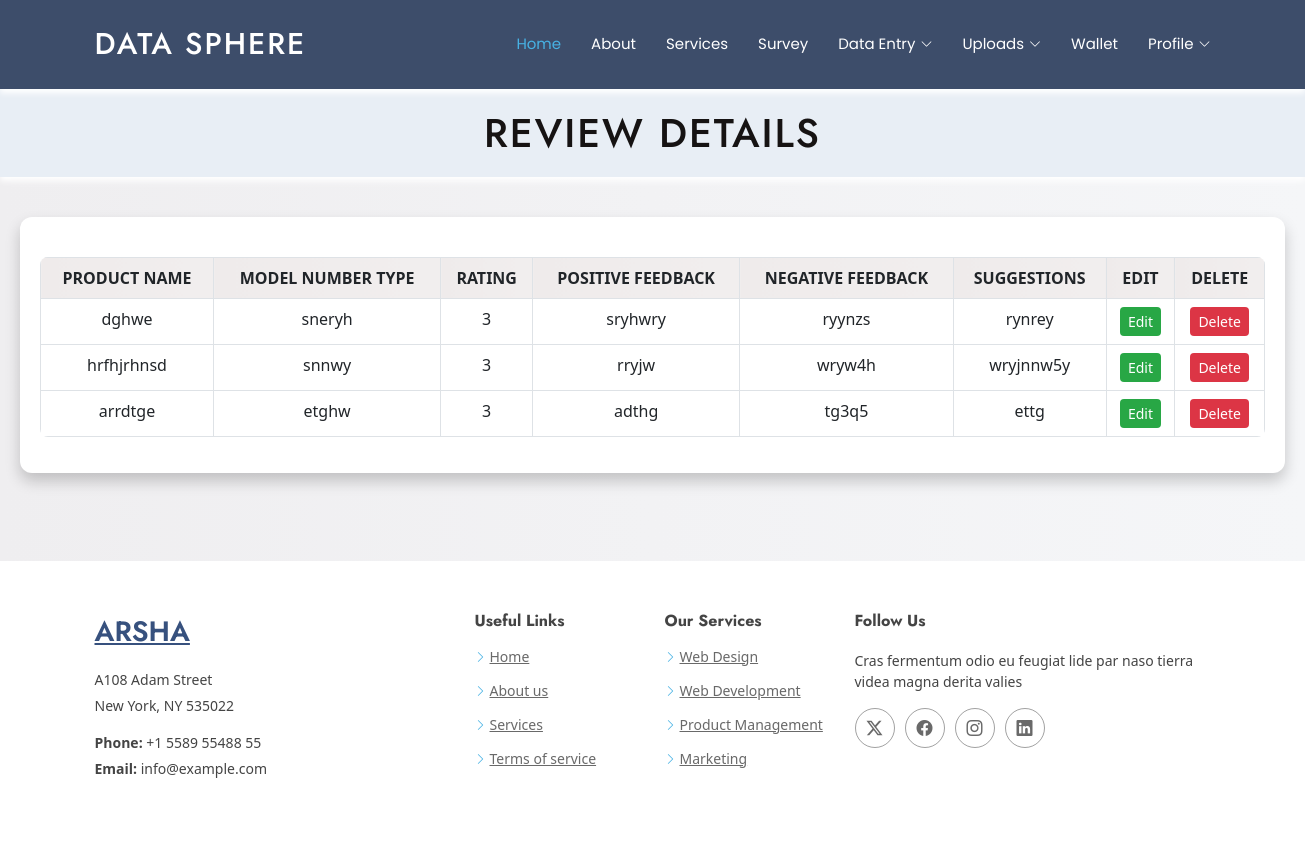
/user_review_view/ (signed in), run on the app's committed database.
### Dataapp/models.py (models this page shows, shortened)
class ProductReview(models.Model):
    product_name = models.CharField(max_length=100)
    model_number = models.CharField(max_length=100, null=True, blank=True)
    rating = models.IntegerField(choices=[(i, i) for i in range(1, 5)])
    positive_feedback = models.TextField(blank=True, null=True)
    negative_feedback = models.TextField(blank=True, null=True)
    suggestions = models.TextField(blank=True,null=True)
    login=models.ForeignKey(User, on_delete=models.CASCADE)
    login2=models.ForeignKey(UploadedFile, on_delete=models.CASCADE)

### Dataapp/views.py (the view)
# urls.py: path('user_review_view/',views.user_review_view,name='user_review_view'),
def user_review_view(request):
    log=request.session['user_id']
    var=get_object_or_404(User,login_id=log)
    users=ProductReview.objects.filter(login_id=var)
    return render(request,'user/user_review_view.html',{'users':users})

### Dataapp/templates/user/user_review_view.html (shortened to what this page needs)
{% extends "user/user_header.html" %}
{% load static %}
{% block content %}
{% load static %}
<!DOCTYPE html>
<html lang="en">
<head>
    <link href="https://cdn.jsdelivr.net/npm/bootstrap@5.3.0/dist/css/bootstrap.min.css" rel="stylesheet">
</head>
<body>
    <header>
        <h1>Review Details</h1>
    </header>
    <main>
        <div class="table-container">
            <table class="table table-bordered table-hover">
                <thead>
                    <tr>
                        <th>Product Name</th>
                        <th>Model Number Type</th>
                        <th>Rating</th>
                        <th>Positive Feedback</th>
                        <th>Negative Feedback</th>
                        <th>Suggestions</th>
                        <th>Edit</th>
                        <th>Delete</th>
                    </tr>
                </thead>
                <tbody>
                    {% for user in users %}
                    <tr>
                        <td>{{ user.product_name }}</td>
                        <td>{{ user.model_number }}</td>
                        <td>{{ user.rating }}</td>
                        <td>{{ user.positive_feedback }}</td>
                        <td>{{ user.negative_feedback }}</td>
                        <td>{{ user.suggestions }}</td>
                        <td><a href="{% url 'review_edit' user.id %}" class="btn btn-success btn-sm">Edit</a></td>
                        <td><a href="{% url 'review_del' user.id %}" class="btn btn-danger btn-sm">Delete</a></td>
                    </tr>
                    {% endfor %}
                </tbody>
            </table>
        </div>
    </main>
</body>
</html>
{% endblock %}

### Dataapp/static/user/assets/css/main.css (style rules this page uses)
:root { --default-font: "Open Sans", system-ui, -apple-system, "Segoe UI", Roboto, "Helvetica Neue", Arial, "Noto Sans", "Liberation Sans", sans-serif, "Apple Color Emoji", "Segoe UI Emoji", "Segoe UI Symbol", "Noto Color Emoji"; --heading-font: "Jost", sans-serif; --nav-font: "Poppins", sans-serif; }
:root { --background-color: #ffffff; --default-color: #444444; --heading-color: #37517e; --accent-color: #47b2e4; --surface-color: #ffffff; --contrast-color: #ffffff; }
:root { --nav-color: #ffffff; --nav-hover-color: #47b2e4; --nav-mobile-background-color: #ffffff; --nav-dropdown-background-color: #ffffff; --nav-dropdown-color: #444444; --nav-dropdown-hover-color: #47b2e4; }
:root { scroll-behavior: smooth; }
body { color: var(--default-color); background-color: var(--background-color); font-family: var(--default-font); }
a { color: var(--accent-color); text-decoration: none; transition: 0.3s; }
h1, h2, h3, h4, h5, h6 { color: var(--heading-color); font-family: var(--heading-font); }

### Dataapp/templates/user/user_review_view.html (style rules this page uses)
body { font-family: 'Segoe UI', Tahoma, Geneva, Verdana, sans-serif; margin: 0; padding: 0; background: linear-gradient(to right, #efeef0, #f5f6f8); color: #343a40; }
header { background-color: #e8eef5; color: rgb(22, 19, 19); padding: 20px; text-align: center; box-shadow: 0 4px 6px rgb(255, 255, 255); }
header h1 { margin: 0; font-size: 2.5rem; text-transform: uppercase; letter-spacing: 2px; }
main { padding: 20px; }
.table-container { margin: 20px auto; padding: 20px; background: white; border-radius: 12px; box-shadow: 0 8px 15px rgba(0, 0, 0, 0.2); }
table { width: 100%; border-collapse: collapse; margin: 20px 0; background-color: white; border-radius: 8px; overflow: hidden; }
table th, table td { padding: 15px; text-align: center; font-size: 1rem; color: white; }
table th { background: linear-gradient(to right, #efebeb, #f1eeee); color: white; font-weight: bold; text-transform: uppercase; }
table tr:nth-child(even) { background-color: #f9f9f9; }
table td a { color: white; font-weight: bold; text-decoration: none; padding: 8px 16px; border-radius: 4px; transition: all 0.3s ease; }
table td a.btn-success { background-color: #28a745; border: none; }
table td a.btn-danger { background-color: #dc3545; border: none; }

### data on the page
ProductReview: product_name "dghwe", model_number "sneryh", rating "3", positive_feedback "sryhwry", negative_feedback "ryynzs", suggestions "rynrey"
ProductReview: product_name "hrfhjrhnsd", model_number "snnwy", rating "3", positive_feedback "rryjw", negative_feedback "wryw4h", suggestions "wryjnnw5y"
ProductReview: product_name "arrdtge", model_number "etghw", rating "3", positive_feedback "adthg", negative_feedback "tg3q5", suggestions "ettg"
